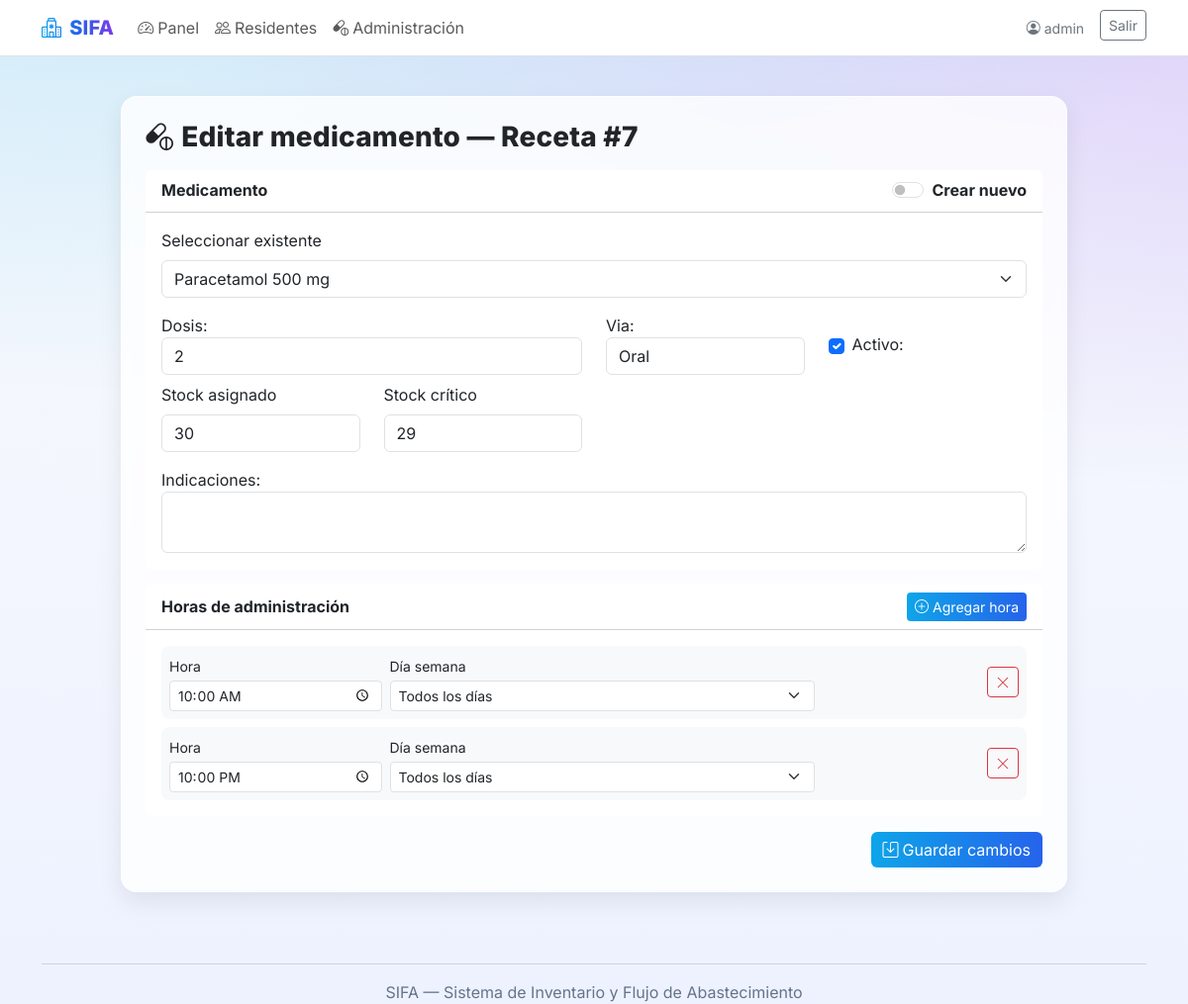
Screenshot of /orden/7/editar/ (signed in) with the database file from the repository.
### landing/models.py (models this page shows, shortened)
class Receta(models.Model):
    residente = models.ForeignKey(Residente, on_delete=models.CASCADE, related_name="recetas")
    medico = models.ForeignKey(settings.AUTH_USER_MODEL, on_delete=models.PROTECT)
    inicio = models.DateField()
    fin = models.DateField(null=True, blank=True)
    observaciones = models.TextField(blank=True)
    activa = models.BooleanField(default=True)
    creada_en = models.DateTimeField(auto_now_add=True)

class OrdenMedicamento(models.Model):
    receta = models.ForeignKey(Receta, on_delete=models.CASCADE, related_name="ordenes")
    producto = models.ForeignKey(Producto, on_delete=models.PROTECT)
    dosis = models.CharField(max_length=60)  # ej: "1 tableta", "5 ml"
    via = models.CharField(max_length=40, blank=True)
    indicaciones = models.TextField(blank=True)
    activo = models.BooleanField(default=True)
    stock_asignado = models.PositiveIntegerField(default=0)  # stock actual
    stock_critico = models.PositiveIntegerField(default=0)
    alerta_enviada = models.BooleanField(default=False)

class HoraProgramada(models.Model):
    class Dia(models.IntegerChoices):
        LUN = 0, "Lun"
        MAR = 1, "Mar"
        MIE = 2, "Mié"
        JUE = 3, "Jue"
        VIE = 4, "Vie"
        SAB = 5, "Sáb"
        DOM = 6, "Dom"
    orden = models.ForeignKey(OrdenMedicamento, on_delete=models.CASCADE, related_name="horas")
    hora = models.TimeField()
    dia_semana = models.IntegerField(choices=Dia.choices, null=True, blank=True)  # null = todos los días
    class Meta:
        ordering = ["hora"]

### landing/views.py (the view, shortened to what this page needs)
# urls.py: path('orden/<int:orden_id>/editar/', views.orden_edit, name='orden_edit'),
@login_required
@transaction.atomic
def orden_edit(request, orden_id):
    orden = get_object_or_404(OrdenMedicamento.objects.select_related('receta', 'producto'), pk=orden_id)
    orden_form = OrdenMedicamentoForm(request.POST or None, instance=orden)
    producto_form = ProductoQuickForm(request.POST or None, prefix='prod')
    horas_data = _parse_horas_from_post(request) if request.method == 'POST' else [
        {'hora': h.hora, 'dia': h.dia_semana} for h in orden.horas.all()
    ]
    error_horas = error_producto = None
    return render(request, 'landing/orden_form.html', {
        'receta': orden.receta,
        'orden': orden,
        'orden_form': orden_form,
        'producto_form': producto_form,
        'error_horas': error_horas,
        'error_producto': error_producto,
        'horas_data': horas_data,
        'modo_edicion': True,
    })

### landing/forms.py (shortened to what this page needs)
class OrdenMedicamentoForm(forms.ModelForm):
    class Meta:
        model = OrdenMedicamento
        fields = ['producto', 'dosis', 'via', 'indicaciones', 'activo', 'stock_asignado', 'stock_critico']
        widgets = {
            'producto': forms.Select(attrs={'class': 'form-select', 'id': 'id_producto'}),
            'dosis': forms.TextInput(attrs={'class': 'form-control', 'placeholder': 'p.ej. 1 tableta'}),
            'via': forms.TextInput(attrs={'class': 'form-control', 'placeholder': 'oral / IM / SC'}),
            'indicaciones': forms.Textarea(attrs={'rows': 2, 'class': 'form-control'}),
            'activo': forms.CheckboxInput(attrs={'class': 'form-check-input'}),
            'stock_asignado': forms.NumberInput(attrs={'class': 'form-control', 'min': '0'}),
            'stock_critico': forms.NumberInput(attrs={'class': 'form-control', 'min': '0'}),
        }
    def __init__(self, *args, **kwargs):
        super().__init__(*args, **kwargs)
        self.fields['producto'].required = False

class ProductoQuickForm(forms.Form):
    nombre = forms.CharField(required=False, widget=forms.TextInput(attrs={
        'class':'form-control','placeholder':'Paracetamol'
    }))
    potencia = forms.CharField(required=False, widget=forms.TextInput(attrs={
        'class':'form-control','placeholder':'500 mg'
    }))
    forma = forms.CharField(required=False, widget=forms.TextInput(attrs={
        'class':'form-control','placeholder':'Tableta / Jarabe'
    }))

### landing/models.py (called while the page is built)
    def __str__(self):
        return f"{self.nombre} {self.potencia}".strip()

### landing/templates/landing/orden_form.html (shortened to what this page needs)
{% extends 'base.html' %}
{% load static %}
{% block content %}
<div class="container py-4" style="max-width: 980px;">
  <div class="glass-card p-4 shadow-soft">
    <h3 class="page-title mb-3"><i class="bi bi-capsule-pill me-2"></i>{% if modo_edicion %}Editar{% else %}Agregar{% endif %} medicamento — Receta #{{ receta.id }}</h3>
    <form method="post">
      <div class="card border-0 mb-3">
        <div class="card-header bg-transparent fw-bold d-flex justify-content-between">
          <span>Medicamento</span>
          <div class="form-check form-switch">
            <input class="form-check-input" type="checkbox" id="toggleNuevo">
            <label class="form-check-label" for="toggleNuevo">Crear nuevo</label>
          </div>
        </div>
        <div class="card-body">
          <div id="bloqueSelect">
            <label class="form-label">Seleccionar existente</label>
            {{ orden_form.producto }}
            <div class="row mt-3">
              <div class="col-md-6">{{ orden_form.dosis.label_tag }} {{ orden_form.dosis }}</div>
              <div class="col-md-3">{{ orden_form.via.label_tag }} {{ orden_form.via }}</div>
              <div class="col-md-3 d-flex align-items-center gap-2 mt-4 mt-md-0">{{ orden_form.activo }} {{ orden_form.activo.label_tag }}</div>
            </div>
            <div class="row mt-2">
              <div class="col-md-3"><label class="form-label">Stock asignado</label>{{ orden_form.stock_asignado }}</div>
              <div class="col-md-3"><label class="form-label">Stock crítico</label>{{ orden_form.stock_critico }}</div>
            </div>
            <div class="mt-3">{{ orden_form.indicaciones.label_tag }} {{ orden_form.indicaciones }}</div>
          </div>
        </div>
      </div>
      <div class="card border-0 mb-3">
        <div class="card-header bg-transparent d-flex justify-content-between align-items-center">
          <span class="fw-bold">Horas de administración</span>
          <button type="button" class="btn btn-sm btn-gradient" id="btnAddHora"><i class="bi bi-plus-circle me-1"></i>Agregar hora</button>
        </div>
        <div class="card-body">
          <div id="horasContainer" class="d-grid gap-2">
            {% if horas_data %}
              {% for item in horas_data %}
                <div class="hora-row bg-light rounded-3 p-2 d-flex align-items-center gap-2">
                  <div class="w-25">
                    <label class="form-label mb-1 small">Hora</label>
                    <input type="time" name="hora[]" class="form-control form-control-sm" value="{{ item.hora|time:'H:i' }}">
                  </div>
                  <div class="w-50 w-md-25">
                    <label class="form-label mb-1 small">Día semana</label>
                    <select name="dia[]" class="form-select form-select-sm">
                      <option value="">Todos los días</option>
                    </select>
                  </div>
                  <div class="ms-auto"><button type="button" class="btn btn-sm btn-outline-danger btnRemove"><i class="bi bi-x-lg"></i></button></div>
                </div>
              {% endfor %}
            {% else %}
              <div class="text-muted small">Aún no has agregado horas.</div>
            {% endif %}
          </div>
        </div>
      </div>
      <div class="text-end">
        <button class="btn btn-gradient">
          <i class="bi bi-save me-1"></i>{% if modo_edicion %}Guardar cambios{% else %}Agregar{% endif %}
        </button>
      </div>
    </form>
  </div>
</div>
{% endblock %}

### landing/templates/base.html (shortened to what this page needs)
<!doctype html>
<html lang="es" data-bs-theme="light">
<head>
  <link href="https://cdn.jsdelivr.net/npm/bootstrap@5.3.3/dist/css/bootstrap.min.css" rel="stylesheet">
  <link href="https://cdn.jsdelivr.net/npm/bootstrap-icons@1.11.3/font/bootstrap-icons.css" rel="stylesheet">
</head>
<body>
<nav class="navbar navbar-expand-lg bg-white border-bottom sticky-top">
  <div class="container">
    <a class="navbar-brand nav-brand" href="{% url 'home_public' %}">
      <i class="bi bi-hospital me-2"></i>SIFA
    </a>
    <div id="topnav" class="collapse navbar-collapse">
      <ul class="navbar-nav me-auto mb-2 mb-lg-0">
        {% if user.is_authenticated %}
          <li class="nav-item"><a class="nav-link" href="{% url 'dashboard' %}"><i class="bi bi-speedometer2 me-1"></i>Panel</a></li>
          <li class="nav-item"><a class="nav-link" href="{% url 'residente_list' %}"><i class="bi bi-people me-1"></i>Residentes</a></li>
          <li class="nav-item"><a class="nav-link" href="{% url 'admin_list_hoy' %}"><i class="bi bi-capsule-pill me-1"></i>Administración</a></li>
        {% else %}
          <li class="nav-item"><a class="nav-link" href="#como">Cómo funciona</a></li>
          <li class="nav-item"><a class="nav-link" href="#beneficios">Beneficios</a></li>
          <li class="nav-item"><a class="nav-link" href="#contacto">Contacto</a></li>
        {% endif %}
      </ul>
      <div class="d-flex gap-2">
  {% if user.is_authenticated %}
    <span class="navbar-text me-2 small text-secondary">
      <i class="bi bi-person-circle me-1"></i>{{ user.get_full_name|default:user.username }}
    </span>
    <form method="post" action="{% url 'logout' %}" class="d-inline">
      <button class="btn btn-outline-secondary btn-sm" type="submit">Salir</button>
    </form>
  {% else %}
    <a class="btn btn-gradient btn-sm px-3" href="{% url 'login' %}">Entrar</a>
  {% endif %}
</div>
    </div>
  </div>
</nav>
{% block content %}{% endblock %}
<footer class="container my-5 text-center footer-small">
  <hr>
  <div>SIFA — Sistema de Inventario y Flujo de Abastecimiento</div>
</footer>
</body>
</html>

### landing/templates/base.html (style rules this page uses)
:root { --brand-1:#0ea5e9; --brand-2:#2563eb; --brand-3:#7c3aed; }
html,body { height:100%; }
body { font-family: Inter, system-ui, -apple-system, Segoe UI, Roboto, "Helvetica Neue", Arial, "Noto Sans", "Liberation Sans", sans-serif; background: radial-gradient(1200px 600px at 10% -20%, rgba(14,165,233,.25), rgba(14,165,233,0)), radial-gradient(1200px 600px at 110% -10%, rgba(124,58,237,.25), rgba(124,58,237,0)), linear-gradient(180deg, #f8fafc 0, #eef2ff 100%); background-attachment: fixed; }
.nav-brand { font-weight:800; letter-spacing:.2px; background: linear-gradient(90deg,var(--brand-1),var(--brand-2),var(--brand-3)); -webkit-background-clip:text; background-clip:text; color:transparent; }
.glass-card { background: rgba(255,255,255,.8); border: 1px solid rgba(255,255,255,.6); box-shadow: 0 8px 24px rgba(16,24,40,.06); backdrop-filter: blur(6px); border-radius: 16px; }
.shadow-soft { box-shadow: 0 10px 25px rgba(2,8,23,.08); }
.page-title { font-weight:800; letter-spacing:.2px; }
.btn-gradient { background: linear-gradient(90deg,var(--brand-1),var(--brand-2)); color:#fff; border:0; }
.footer-small { color:#64748b }

### rows the page displays
Receta: id "7"
OrdenMedicamento: producto "Paracetamol 500 mg", dosis "2", via "Oral", activo "☑", stock_asignado "30", stock_critico "29"
HoraProgramada: hora "10:00"
HoraProgramada: hora "22:00"

### other values shown
{{ user.get_full_name|default:user.username }} "admin"
{{ orden_form.dosis.label_tag }} "Dosis:"
{{ orden_form.via.label_tag }} "Via:"
{{ orden_form.activo.label_tag }} "Activo:"
{{ orden_form.indicaciones.label_tag }} "Indicaciones:"
